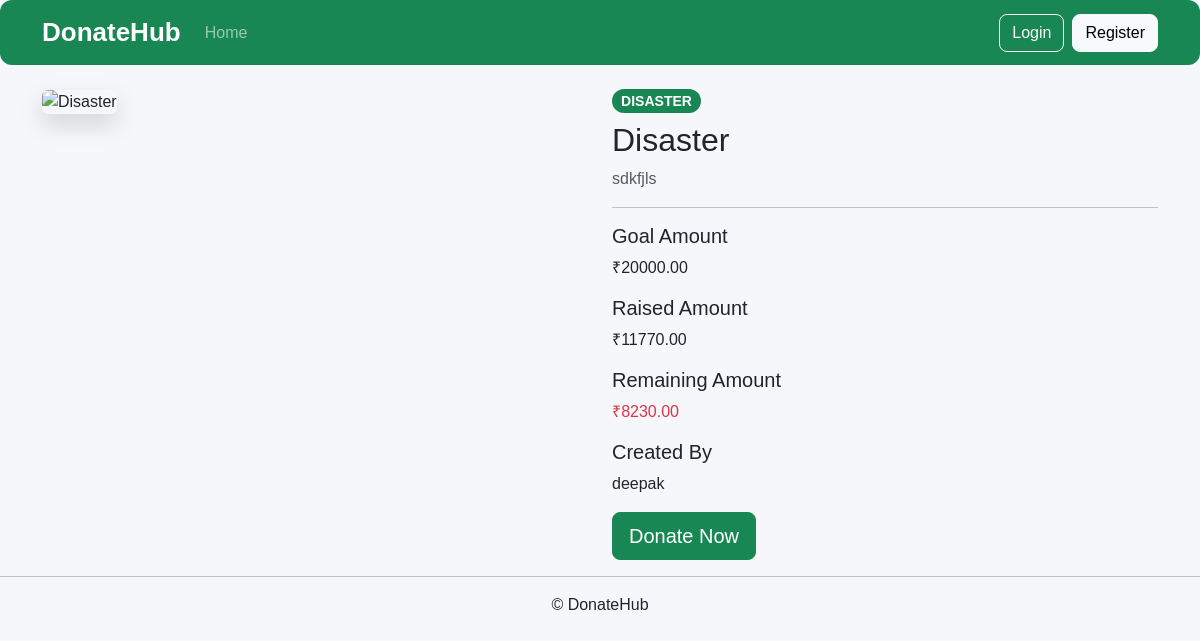
/campaigns/3/, run on an earlier commit of the app's database.
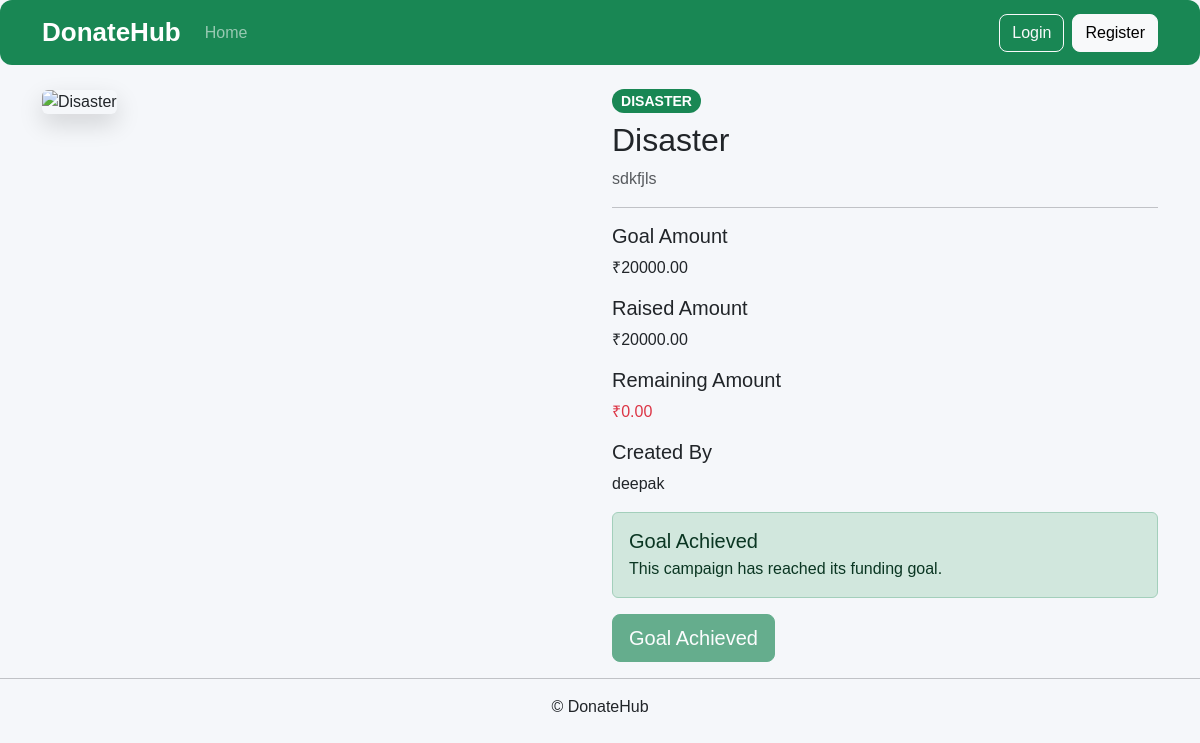
And on a later commit of the database.
### campaigns/models.py (models this page shows, shortened)
class Campaign(models.Model):
    CATEGORY_CHOICES = [
        ("OTHER", "Other"),
        ("MEDICAL", "Medical"),
        ("EDUCATION", "Education"),
        ("FOOD", "Food"),
        ("DISASTER", "Disaster Relief"),
    ]
    STATUS_CHOICES = [
        ("PENDING", "Pending"),
        ("APPROVED", "Approved"),
        ("REJECTED", "Rejected"),
        ("COMPLETED", "Completed"),
    ]
    ngo = models.ForeignKey(
        settings.AUTH_USER_MODEL,
        on_delete=models.CASCADE,
        related_name="campaigns"
    )
    title = models.CharField(
        max_length=200
    )
    description = models.TextField()
    category = models.CharField(
        max_length=20,
        choices=CATEGORY_CHOICES,
        default="OTHER"
    )
    goal_amount = models.DecimalField(
        max_digits=10,
        decimal_places=2
    )
    raised_amount = models.DecimalField(
        max_digits=10,
        decimal_places=2,
        default=0
    )
    image = models.ImageField(
        upload_to="campaigns/",
        blank=True,
        null=True
    )
    status = models.CharField(
        max_length=20,
        choices=STATUS_CHOICES,
        default="PENDING"
    )
    created_at = models.DateTimeField(
        auto_now_add=True
    )

### accounts/models.py (models this page shows, shortened)
class User(AbstractUser):
    DONOR = "DONOR"
    NGO = "NGO"
    ROLE_CHOICES = [
        (DONOR, "Donor"),
        (NGO, "NGO"),
    ]
    role = models.CharField(
        max_length=10,
        choices=ROLE_CHOICES,
        default=DONOR
    )
    phone = models.CharField(max_length=15, blank=True)

### campaigns/views.py (the view)
def campaign_detail(request,id):
    campaign=get_object_or_404(
        Campaign,
        id=id,
        status__in=["APPROVED","COMPLETED"]
    )
    remaining_amount = campaign.goal_amount - campaign.raised_amount
    return render(
        request,
        "campaigns/detail.html",
        {
            "campaign":campaign,
            "remaining_amount":remaining_amount
        }
    )

### templates/campaigns/detail.html (shortened to what this page needs)
{% extends 'base.html' %}
{% load static  %}
{% block content %}
<div class="row">
    <div class="col-lg-6 mb-4">
        {% if campaign.image %}
            <img src="{{ campaign.image.url }}"
                 class="img-fluid rounded shadow"
                 alt="{{ campaign.title }}">
        {% elif campaign.category == "MEDICAL" %}
            <img src="{% static 'images/medical.png' %}"
                 class="img-fluid rounded shadow"
                 alt="{{ campaign.title }}">
        {% elif campaign.category == "DISASTER" %}
            <img src="{% static 'images/disaster.png' %}"
                 class="img-fluid rounded shadow"
                 alt="{{ campaign.title }}">
        {% elif campaign.category == "EDUCATION" %}
            <img src="{% static 'images/education.png' %}"
                 class="img-fluid rounded shadow"
                 alt="{{ campaign.title }}">
        {% elif campaign.category == "FOOD" %}
            <img src="{% static 'images/food.png' %}"
                 class="img-fluid rounded shadow"
                 alt="{{ campaign.title }}">
        {% else %}
            <img src="{% static 'images/other.png' %}"
                 class="img-fluid rounded shadow"
                 alt="{{ campaign.title }}">
        {% endif %}
    </div>
    <div class="col-lg-6">
        <span class="badge bg-success mb-2">
            {{ campaign.category }}
        </span>
        <h2>{{ campaign.title }}</h2>
        <p class="text-muted">
            {{ campaign.description }}
        </p>
        <hr>
        <h5>Goal Amount</h5>
        <p>₹{{ campaign.goal_amount }}</p>
        <h5>Raised Amount</h5>
        <p>₹{{ campaign.raised_amount }}</p>
        <h5>Remaining Amount</h5>
        <p class="text-danger">
            ₹{{ remaining_amount }}
        </p>
        <h5>Created By</h5>
        <p>{{ campaign.ngo.username }}</p>
        {% if campaign.status == "COMPLETED" %}
        <div class="alert alert-success">
            <h5 class="mb-1">Goal Achieved</h5>
            <p class="mb-0">
                This campaign has reached its funding goal.
            </p>
        </div>
        <button class="btn btn-success btn-lg" disabled>Goal Achieved</button>
        {% else %}
        <a href="{% url 'donate' campaign.id %}"
           class="btn btn-success btn-lg">
            Donate Now
        </a>
        {% endif %}
    </div>
</div>
{% endblock %}

What changed in the data, as far as the page shows it:
changed Campaign "Disaster": raised_amount "11770.00" → "20000.00"; status "APPROVED" → "COMPLETED" (drawn)
Also different on the page:
{{ remaining_amount }}: "8230.00" → "0.00"
text no longer shown: "Donate Now"
text now shown: "Goal Achieved This campaign has reached its funding goal. Goal Achieved"
